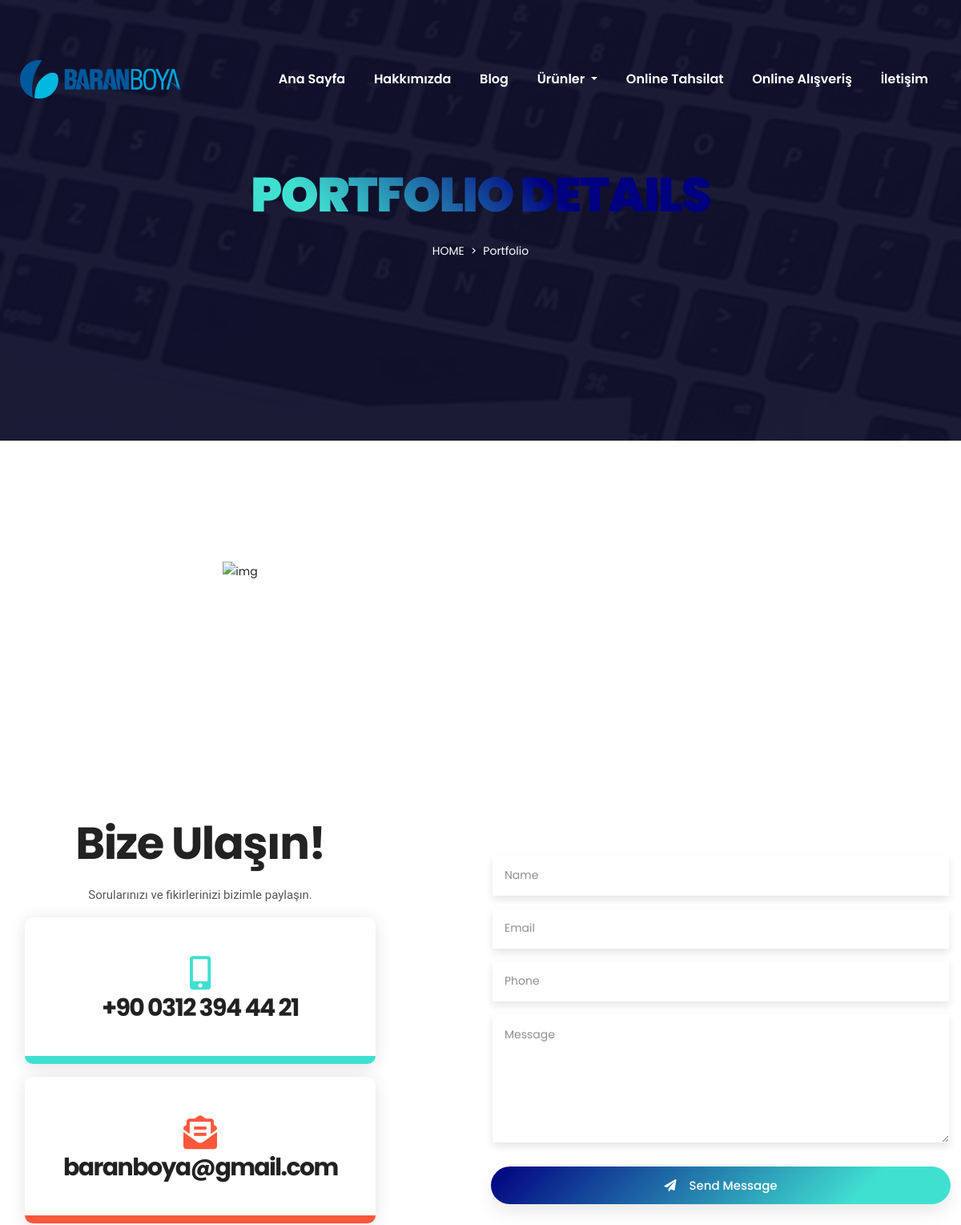
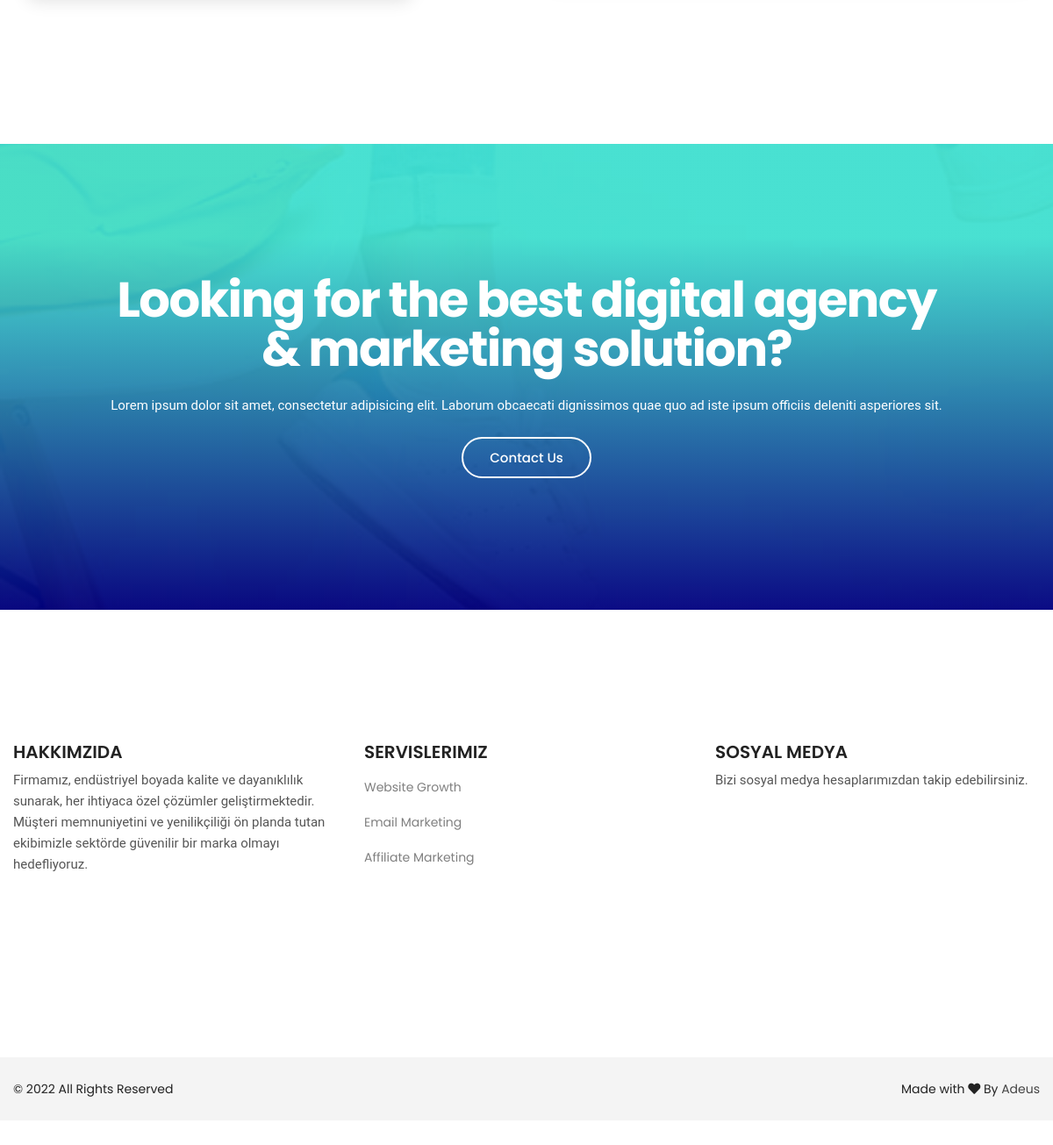
/portdetail.php, run on the app's committed database (2 pictures, top to bottom).
### tables this page shows
CREATE TABLE `logo` (
  `id` int(11) NOT NULL,
  `xfile` varchar(1000) NOT NULL,
  `ufile` varchar(1000) NOT NULL,
  `updated_at` timestamp NOT NULL DEFAULT current_timestamp() ON UPDATE current_timestamp()
);

CREATE TABLE `section_title` (
  `id` int(11) NOT NULL,
  `about_title` varchar(500) NOT NULL,
  `about_text` varchar(1000) NOT NULL,
  `why_title` varchar(500) NOT NULL,
  `why_text` varchar(1000) NOT NULL,
  `service_title` varchar(500) NOT NULL,
  `service_text` varchar(1000) NOT NULL,
  `port_title` varchar(500) NOT NULL,
  `port_text` varchar(1000) NOT NULL,
  `test_title` varchar(500) NOT NULL,
  `test_text` varchar(1000) NOT NULL,
  `contact_title` varchar(500) NOT NULL,
  `contact_text` varchar(1000) NOT NULL,
  `enquiry_title` varchar(500) NOT NULL,
  `enquiry_text` varchar(1000) NOT NULL
);

CREATE TABLE `sitecontact` (
  `id` int(11) NOT NULL,
  `phone1` varchar(150) NOT NULL,
  `phone2` varchar(150) NOT NULL,
  `email1` varchar(100) NOT NULL,
  `email2` varchar(100) NOT NULL,
  `longitude` varchar(100) NOT NULL,
  `latitude` varchar(150) NOT NULL,
  `updated_at` timestamp NOT NULL DEFAULT current_timestamp() ON UPDATE current_timestamp()
);

CREATE TABLE `service` (
  `id` int(11) NOT NULL,
  `service_title` varchar(500) NOT NULL,
  `service_desc` varchar(1000) NOT NULL,
  `service_detail` varchar(2000) NOT NULL,
  `ufile` varchar(1000) NOT NULL,
  `upadated_at` timestamp NOT NULL DEFAULT current_timestamp() ON UPDATE current_timestamp()
);

CREATE TABLE `siteconfig` (
  `id` int(11) NOT NULL,
  `site_keyword` varchar(1000) NOT NULL,
  `site_desc` varchar(500) NOT NULL,
  `site_title` varchar(300) NOT NULL,
  `site_about` varchar(1000) NOT NULL,
  `site_footer` varchar(1000) NOT NULL,
  `follow_text` varchar(1000) NOT NULL,
  `site_url` varchar(50) NOT NULL,
  `updated_at` timestamp NOT NULL DEFAULT current_timestamp() ON UPDATE current_timestamp()
);

### portdetail.php (the view, shortened to what this page needs)
<?php
include "header.php";
$todo= mysqli_real_escape_string($con,$_GET["id"]);
?>
        <section class="section breadcrumb-area overlay-dark d-flex align-items-center">
            <div class="container">
                <div class="row">
                    <div class="col-12">
                        <div class="breadcrumb-content d-flex flex-column align-items-center text-center">
                            <h2 class="text-white text-uppercase mb-3">Portfolio Details</h2>
                            <ol class="breadcrumb">
                                <li class="breadcrumb-item"><a class="text-uppercase text-white" href="home">Home</a></li>
                                <li class="breadcrumb-item text-white active">Portfolio</li>
                            </ol>
                        </div>
                    </div>
                </div>
            </div>
        </section>
        <?php
    $rt=mysqli_query($con,"SELECT * FROM portfolio where id='$todo'");
    $tr = mysqli_fetch_array($rt);
    $ufile = "$tr[ufile]";
?>
        <section class="section about-area ptb_100">
            <div class="container">
                <div class="row justify-content-between align-items-center">
                    <div class="col-12 col-lg-6">
                        <div class="about-thumb text-center">
                            <img src="dashboard/uploads/portfolio/<?php print $ufile;?>" alt="img">
                        </div>
                    </div>
                    <div class="col-12 col-lg-6">
                        <div class="about-content section-heading text-center text-lg-left pl-md-4 mt-5 mt-lg-0 mb-0">
                        </div>
                    </div>
                </div>
            </div>
        </section>
        <section id="contact" class="contact-area ptb_100">
            <div class="container">
                <div class="row justify-content-between align-items-center">
                    <div class="col-12 col-lg-5">
                        <div class="section-heading text-center mb-3">
                            <h2><?php print $contact_title ?></h2>
                            <p class="d-none d-sm-block mt-4"><?php print $contact_text ?></p>
                        </div>
                        <div class="contact-us">
                            <ul>
                                <li class="contact-info color-1 bg-hover active hover-bottom text-center p-5 m-3">
                                    <span><i class="fas fa-mobile-alt fa-3x"></i></span>
                                    <a class="d-block my-2" href="tel:<?php print $phone1 ?>">
                                        <h3><?php print $phone1 ?></h3>
                                    </a>
                                </li>
                                <li class="contact-info color-3 bg-hover active hover-bottom text-center p-5 m-3">
                                    <span><i class="fas fa-envelope-open-text fa-3x"></i></span>
                                    <a class="d-none d-sm-block my-2" href="mailto:<?php print $email1 ?>">
                                        <h3><?php print $email1 ?></h3>
                                    </a>
                                </li>
                            </ul>
                        </div>
                    </div>
                    <div class="col-12 col-lg-6 pt-4 pt-lg-0">
                        <div class="contact-box text-center">
<form action="" method="post" enctype="multipart/form-data">
                                <div class="row">
                                    <div class="col-12">
                                        <div class="form-group">
                                            <input type="text" class="form-control" name="name" placeholder="Name" required="required">
                                        </div>
                                        <div class="form-group">
                                            <input type="email" class="form-control" name="email" placeholder="Email" required="required">
                                        </div>
                                        <div class="form-group">
                                            <input type="text" class="form-control" name="phone" placeholder="Phone" required="required">
                                        </div>
                                    </div>
                                    <div class="col-12">
                                        <div class="form-group">
                                            <textarea class="form-control" name="message" placeholder="Message" required="required"></textarea>
                                        </div>
                                    </div>
                                    <div class="col-12">
                                        <button type="submit" class="btn btn-bordered active btn-block mt-3" name="save"><span class="text-white pr-3"><i class="fas fa-paper-plane"></i></span>Send Message</button>
                                    </div>
                                </div>
                            </form>
                        </div>
                    </div>
                </div>
            </div>
        </section>
        <section class="section cta-area bg-overlay ptb_100">
            <div class="container">
                <div class="row justify-content-center">
                    <div class="col-12 col-lg-10">
                        <div class="section-heading text-center m-0">
                            <h2 class="text-white"><?php print $enquiry_title; ?></h2>
                            <p class="text-white d-none d-sm-block mt-4"><?php print $enquiry_text; ?></p>
                            <a href="contact" class="btn btn-bordered-white mt-4">Contact Us</a>
                        </div>
                    </div>
                </div>
            </div>
        </section>
<?php include "footer.php"; ?>

### header.php (shortened to what this page needs)
<?php include "z_db.php";?>
<!doctype html>
<html class="no-js" lang="en">
<?php
    $rrs=mysqli_query($con,"SELECT * FROM section_title Where id=1");
$rs = mysqli_fetch_array($rrs);
$enquiry_title="$rs[enquiry_title]";
$enquiry_text="$rs[enquiry_text]";
$contact_title="$rs[contact_title]";
$contact_text="$rs[contact_text]";
?>
<?php
    $rt=mysqli_query($con,"SELECT * FROM sitecontact where id=1");
    $tr = mysqli_fetch_array($rt);
    $phone1 = "$tr[phone1]";
    $email1 = "$tr[email1]";
?>
<head>
    <?php
    $rr=mysqli_query($con,"SELECT * FROM siteconfig where id=1");
    $r = mysqli_fetch_array($rr);
    $site_footer = "$r[site_footer]";
?>
    <link rel="stylesheet" href="assets/css/style.css">
    <link rel="stylesheet" href="assets/css/responsive.css">
</head>
<body>
    <div class="main overflow-hidden">
    <header id="header">
        <nav data-aos="zoom-out" data-aos-delay="800" class="navbar navbar-expand">
            <div id="header-container" class="container header">
                <?php
                $rt = mysqli_query($con, "SELECT ufile FROM logo WHERE id=1");
                $tr = mysqli_fetch_array($rt);
                $ufile = "$tr[ufile]";
                ?>
                <a class="navbar-brand" href="home">
                    <img class="navbar-brand-regular" id="header-logo1" src="dashboard/uploads/logo/<?php print $ufile ?>" alt="brand-logo">
                </a>
                <div class="ml-auto">
                    <ul class="navbar-nav items">
                        <li class="nav-item">
                            <a class="nav-link" href="home">Ana Sayfa</a>
                        </li>
                        <li class="nav-item">
                            <a href="about" class="nav-link">Hakkımızda</a>
                        </li>
                        <li class="nav-item">
                            <a href="blog" class="nav-link">Blog</a>
                        </li>
                        <li class="nav-item dropdown">
  <a href="urunler" class="nav-link dropdown-toggle d-none d-md-block" id="navbarDropdown" role="button" aria-haspopup="true" aria-expanded="false">
    Ürünler
  </a>
                        </li>
                        <li class="nav-item">
                            <a href="https://tahsilat.baranboya.com/Payment/UnAuthenticatedPayment?notAut=True" target="_blank" class="nav-link">Online Tahsilat</a>
                        </li>
                        <li class="nav-item">
                            <a href="https://www.kalipsilikonu.com/" target="_blank" class="nav-link">Online Alışveriş</a>
                        </li>
                        <li class="nav-item">
                            <a href="contact" class="nav-link">İletişim</a>
                        </li>
                    </ul>
                </div>
            </div>
        </nav>
    </header>

### footer.php (shortened to what this page needs)
<?php include "z_db.php";?>
  <footer class="section footer-area">
            <div class="footer-top ptb_100">
                <div class="container">
                    <div class="row">
                        <div class="col-12 col-sm-6 col-lg-4">
                            <div class="footer-items">
                            <h3 class="footer-title text-uppercase mb-2">Hakkımzıda</h3>
                                <p class="mb-2">Firmamız, endüstriyel boyada kalite ve dayanıklılık sunarak, her ihtiyaca özel çözümler geliştirmektedir. Müşteri memnuniyetini ve yenilikçiliği ön planda tutan ekibimizle sektörde güvenilir bir marka olmayı hedefliyoruz.</p>
                            </div>
                        </div>
                        <div class="col-12 col-sm-6 col-lg-4">
                            <div class="footer-items">
                                <h3 class="footer-title text-uppercase mb-2">Servislerimiz</h3>
                                <ul>
 <?php
   $q="SELECT * FROM  service ORDER BY id DESC LIMIT 5";
 $r123 = mysqli_query($con,$q);
while($ro = mysqli_fetch_array($r123))
{
	$id="$ro[id]";
	$service_title="$ro[service_title]";
print "
<li class='py-2'><a class='text-black-50' href='servicedetail.php?id=$id'>$service_title</a></li>
";
}
?>
                                </ul>
                            </div>
                        </div>
                        <div class="col-12 col-sm-6 col-lg-4">
                            <div class="footer-items">
                                <h3 class="footer-title text-uppercase mb-2">Sosyal Medya</h3>
                                <p class="mb-2">Bizi sosyal medya hesaplarımızdan takip edebilirsiniz.</p>
                                <ul class="social-icons list-inline pt-2">
                                </ul>
                            </div>
                        </div>
                    </div>
                </div>
            </div>
            <div class="footer-bottom bg-grey">
                <div class="container">
                    <div class="row">
                        <div class="col-12">
                            <div class="copyright-area d-flex flex-wrap justify-content-center justify-content-sm-between text-center py-4">
                                <div class="copyright-left"><?php print $site_footer ?></div>
                                <div class="copyright-right">Made with <i class="fas fa-heart"></i> By <a href="https://facebook.com/hillsoftsnetwork">Adeus</a></div>
                            </div>
                        </div>
                    </div>
                </div>
            </div>
        </footer>
    </div>
</body>
</html>

### data on the page
logo: ufile (picture)
section_title: contact_title "Bize Ulaşın!", contact_text "Sorularınızı ve fikirlerinizi bizimle paylaşın.", enquiry_title "Looking for the best digital agency & marketing solution?", enquiry_text "Lorem ipsum dolor sit amet, consectetur adipisicing elit. Laborum obcaecati dignissimos quae quo ad iste ipsum officiis deleniti asperiores sit."
sitecontact: phone1 "+90 0312 394 44 21", email1 "baranboya@gmail.com"
service: service_title "Website Growth"
service: service_title "Email Marketing"
service: service_title "Affiliate Marketing"
siteconfig: site_footer "© 2022 All Rights Reserved"
